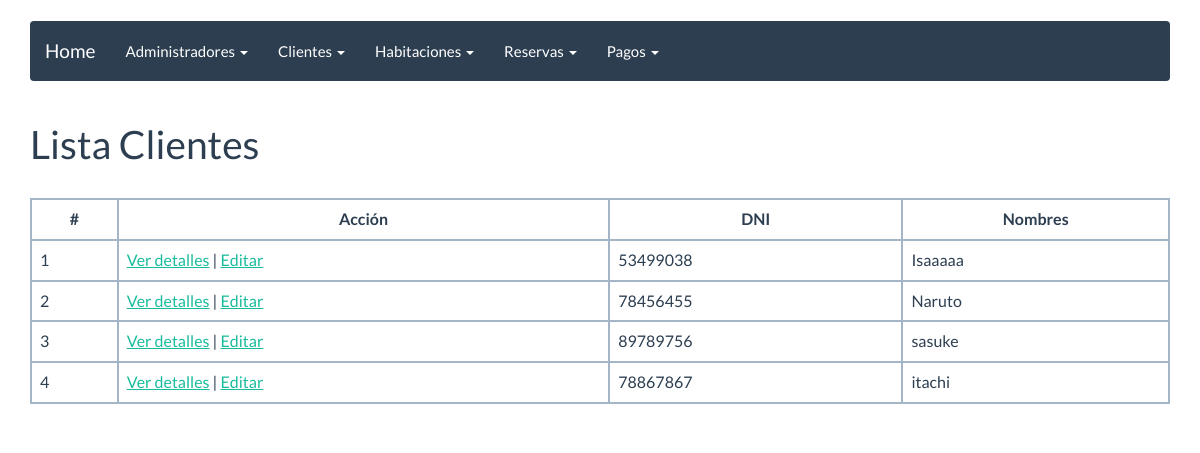
Page /listarcliente on the earlier database version.
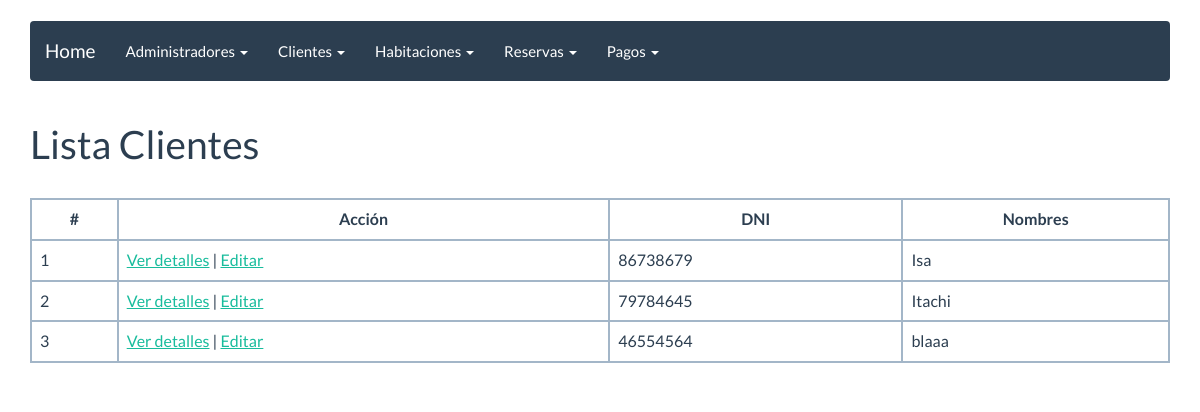
Same page on the later database version.
### reservar/models.py (models this page shows, shortened)
class Cliente(models.Model):
    dni_cliente=models.CharField(max_length=8)
    nombre_cliente = models.CharField(max_length=50)
    apellidos_cliente = models.CharField(max_length=50)
    email=models.EmailField()

### reservar/views.py (the view)
# urls.py: url(r'^listarcliente', ClienteList.as_view(), name='cliente_listar'),
class ClienteList(ListView):
    model = Cliente
    template_name = "cliente_list.html"

### templates/cliente_list.html (shortened to what this page needs)
{% extends "base.html" %}
{% block content %}
<h1>Lista Clientes</h1><br>
<table class="table table-bordered">
    <tbody>
        {% if object_list %}
        <thead align="center">
            <tr>
                <td><strong>#</strong></td>
                <td><strong>Acción</strong></td>
                <td><strong>DNI</strong></td>
                <td><strong>Nombres</strong></td>
            </tr>
        </thead>
        {% for cliente in object_list %}
        <tr>
            <td>{{ cliente.id }}</td>
            <td>
                <a href="{% url 'cliente_detail' cliente.id %}">Ver detalles</a> | <a href="{% url 'cliente_editar' cliente.id %}">Editar</a>
            </td>
            <td>{{ cliente.dni_cliente }}</td>
            <td>{{ cliente.nombre_cliente }}</td>
        </tr>
        {% endfor %}
        {% else %}
        <h1>No hay registros de clientes</h1>
        {% endif %}
    </tbody>
</table>
{% endblock%}

Differences in the rows shown:
removed Cliente: id "4", dni_cliente "78867867", nombre_cliente "itachi"
changed Cliente id 1: dni_cliente "53499038" → "86738679"; nombre_cliente "Isaaaaa" → "Isa"
changed Cliente id 2: dni_cliente "78456455" → "79784645"; nombre_cliente "Naruto" → "Itachi"
changed Cliente id 3: dni_cliente "89789756" → "46554564"; nombre_cliente "sasuke" → "blaaa"
